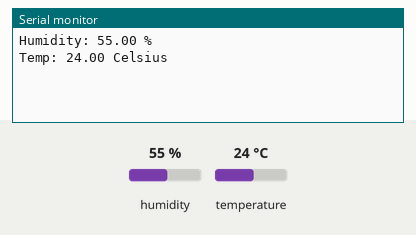
The sketch below on a simulated Arduino Uno, built with avr-gcc and run on an emulated ATmega328P. On the bench: the last lines printed to the serial monitor. The test bench sets the inputs (shaded band); at power-on: humidity 55 %, temperature 24 °C. No MQTT or app messages arrive unless stated.

Above: at 18.0 s.
18.1 s: humidity set to 22 %
At 21.3 s:
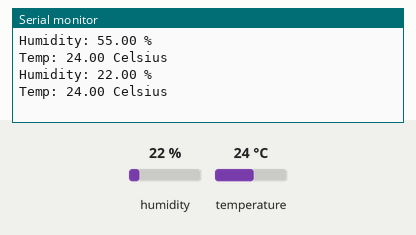
33.1 s: temperature set to 12 °C
At 40.6 s:
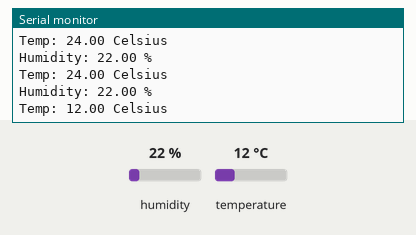
48.1 s: humidity set to 40 %
At 50.9 s:
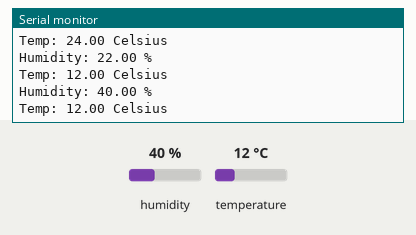
Timing chart, 0 to 52.4 s (numbered marks = the images above; inputs shaded):
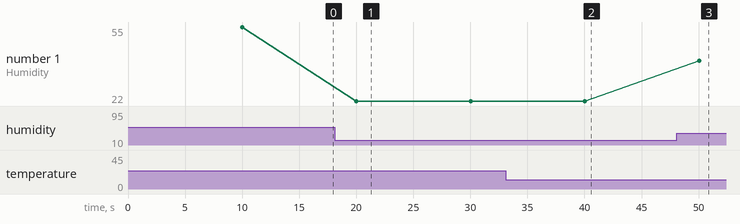

Measured:
- after the input at 18.1 s, the serial monitor: prints a new line after 1.9 s (image 1)
- after the input at 33.1 s, the serial monitor: prints a new line after 6.9 s (image 2)
- after the input at 48.1 s, the serial monitor: prints a new line after 1.9 s (image 3)
- plotted number 1: 55 → 22 after the input at 18.1 s, 22 → 40 after the input at 48.1 s

The sketch:

ESP01_MQTT_DHT22.ino
```cpp
/*
  SimpleMQTTClient.ino
  The purpose of this exemple is to illustrate a simple handling of MQTT and Wifi connection.
  Once it connects successfully to a Wifi network and a MQTT broker, it subscribe to a topic and send a message to it.
  It will also send a message delayed 5 seconds later.

  Esp_MQTT_Client_DHT22.ino
  (simpleMQTTClient.ino에서 코드를 승계하였음)
  이 코드의 목적은 DHT22에서 온도를 읽고
  그 온도 값을 MQTT서버에 올리는 일이다.
*/
/*
  아래에서 MQTT Topic의 구조를 유지한다.
  Sensor/Topos1/Topos2/Name/Stat
  Actuator/Topos1/Topos2/Name/Act
 */

/*
  #define구문을 정의한다.
  동마다 위치마다 MQTT의 publish가 다르기 때문에 여기에 한번에 걸쳐서 MQTT의 구조를 유지한다.
  장점으로는 파일을 여러개 만들지 않아도 된다.
  단점으로는 컴파일할 때 define의 정의를 명백히 고쳐서 컴파일 해야한다.
  define의 정의를 고쳐서 컴파일하는 일을 컴파일 인자를 고쳐 컴파일한다고 하겠다.
  #define구문의 정의는 Esp01_DHT22_MQTT_01 ~ xx (100개)로 하고 각 define의 인자를 정의하는 것으로 한다.
*/
#define Esp01_DHT22_MQTT_02

#ifdef Esp01_DHT22_MQTT_01
#define CLIENT_NAME "Green_House_Temp_RH_Monitor_01"
#define MQTT_PUB_TEMP "Sensor/GH1/Center/Temp" // GH1 = Green House (온실) 1동
#define MQTT_PUB_HUM "Sensor/GH1/Center/Hum"
#define SENSOR_STATUS "Sensor/GH1/Center/Stat"
#define TEMP_CAL 0
#define HUM_CAL 0
#endif

#ifdef Esp01_DHT22_MQTT_02
#define CLIENT_NAME "Green_House_Temp_RH_Monitor_02"
#define MQTT_PUB_TEMP "Sensor/GH2/Center/Temp"
#define MQTT_PUB_HUM "Sensor/GH2/Center/Hum"
#define SENSOR_STATUS "Sensor/GH2/Center/Stat"
#define TEMP_CAL 0
#define HUM_CAL 0
#endif

#ifdef Esp01_DHT22_MQTT_03
#define CLIENT_NAME "Green_House_Temp_RH_Monitor_03"
#define MQTT_PUB_TEMP "Sensor/GH3/Center/Temp"
#define MQTT_PUB_HUM "Sensor/GH3/Center/Hum"
#define SENSOR_STATUS "Sensor/GH3/Center/Stat"
#define TEMP_CAL 0
#define HUM_CAL 0
#endif

#ifdef Esp01_DHT22_MQTT_04
#define CLIENT_NAME "Green_House_Temp_RH_Monitor_04"
#define MQTT_PUB_TEMP "Sensor/GH4/Center/Temp"
#define MQTT_PUB_HUM "Sensor/GH4/Center/Hum"
#define SENSOR_STATUS "Sensor/GH4/Center/Stat"
#define TEMP_CAL 0
#define HUM_CAL 0
#endif

#ifdef Esp01_DHT22_MQTT_05
#define CLIENT_NAME "NR_House_Temp_RH_Monitor_01"
#define MQTT_PUB_TEMP "Sensor/NR1/Center/Temp" // NR1 = Nursery Green House (육묘장) 1동
#define MQTT_PUB_HUM "Sensor/NR1/Center/Hum"
#define SENSOR_STATUS "Sensor/NR1/Center/Stat"
#define TEMP_CAL 0
#define HUM_CAL 0
#endif

#include <EspMQTTClient.h>
#include <DHT.h>

/* ESP-01의 모든 핀을 사용하여야 한다. -> 정책취소
  DHTPin  GPIO2
  // Relay1  GPIO0
  // Relay2  GPIO1
*/
/*위의 정책을 포기하고 DHTPin=GPIO2만 쓰는 것으로 회귀한다.
그 이유로는 전원회로가 복잡하고 오로지 DHT22만으로도 충분하기 때문이다.
*/
// RelayPin 정의 -> 사용하지 않음
// #define RELAY1  0
// #define RELAY2  1 //LED & TX와 같은 핀

#define DHTPIN 2
#define DHTTYPE DHT22 // DHT 22  (AM2302), AM2321
// Connect pin 1 (on the left) of the sensor to +5V
// NOTE: If using a board with 3.3V logic like an Arduino Due connect pin 1
// to 3.3V instead of 5V!
// Connect pin 2 of the sensor to whatever your DHTPIN is
// Connect pin 3 (on the right) of the sensor to GROUND (if your sensor has 3 pins)
// Connect pin 4 (on the right) of the sensor to GROUND and leave the pin 3 EMPTY (if your sensor has 4 pins)
// Connect a 10K resistor from pin 2 (data) to pin 1 (power) of the sensor (PULL-UP Resistor)
#define REFRESH_TIME 10 // sec REFRESH_TIME 마다 온도/습도를 읽어서 MQTT에 올리기 위한 인터벌 시간

// wifi연결 환경이 달라짐에 따른 compile변수의 교정
#define TEST // 작업실 환경에서 TEST를 염두에 두고 농장 환경에서는 #ifndef TEST를 사용한다.

#ifdef TEST
EspMQTTClient client(
    "FarmMain5G",
    "wweerrtt",
    "192.168.0.24", // MQTT Broker server ip
    "farmmain",     // Can be omitted if not needed
    "eerrtt",       // Can be omitted if not needed
    CLIENT_NAME,    // Client name that uniquely identify your device
    1883            // The MQTT port, default to 1883. this line can be omitted
);
#elif
EspMQTTClient client(
    "FarmMain5G",
    "wweerrtt",
    "192.168.0.33", // MQTT Broker server ip
    "farmmain",     // Can be omitted if not needed
    "eerrtt",       // Can be omitted if not needed
    CLIENT_NAME,    // Client name that uniquely identify your device
    1883            // The MQTT port, default to 1883. this line can be omitted
);
#endif

// DHT 정의
DHT dht(DHTPIN, DHTTYPE); // Pin GPIO_2, Type DHT22

// Variables
int chk;
float hum;  // Stores humidity value
float temp; // Stores temperature value
volatile boolean state = true;

// loop()에서 시간 간격당 실행시키기 위한 변수선언
unsigned long last_refreshed_time;

void setup()
{
    /* 이 프로젝트는 릴레이를 쓰지 않겠다.
    pinMode(RELAY1, OUTPUT);
    pinMode(RELAY2, OUTPUT);
    */

    dht.begin();
    Serial.begin(115200);

    // Optional functionalities of EspMQTTClient
    // Enable debugging messages sent to serial output
    client.enableDebuggingMessages();

    // Enable the web updater. User and password default to values of MQTTUsername and MQTTPassword.
    // These can be overridded with enableHTTPWebUpdater("user", "password").
    client.enableHTTPWebUpdater();

    // Enable OTA (Over The Air) updates.
    // Password defaults to MQTTPassword. Port is the default OTA port.
    // Can be overridden with enableOTA("password", port).
    client.enableOTA();

    // You can activate the retain flag by setting the third parameter to true
    client.enableLastWillMessage(SENSOR_STATUS, "Fail", true);

    // DHT센서를 refresh_time마다 읽기 위한 초기화 작업
    last_refreshed_time = millis();
}

// This function is called once everything is connected (Wifi and MQTT)
// WARNING : YOU MUST IMPLEMENT IT IF YOU USE EspMQTTClient
void onConnectionEstablished()
{
    client.publish(SENSOR_STATUS, (String) "On Line", true);
    // You can activate the retain flag by setting the third parameter to true
    // 아래 코드는 그 이전 프로젝트에서 받은 코드이다.
    // Relay 작동을 하지 않는 프로그램이어서, MQTT-> Actuator 서브스크라이브를 하지 않게 되었다.
    // 그래서 남은 코드의 흔적을 아래에 둔다.
    /*
    client.subscribe("Actuator/HM/Center/Heater",[](const String & payload){
      if(payload == "1"){
        digitalWrite(RELAY1, HIGH);
      } else {
        digitalWrite(RELAY1, LOW);
      }
    });
    client.subscribe("Actuator/HM/Center/Fuel",[](const String & payload){
      if(payload == "1"){
        digitalWrite(RELAY2, HIGH);
      } else {
        digitalWrite(RELAY2, LOW);
      }
    });
    */
    /*
      // Execute delayed instructions
      // 아래 코드는 예제에서 소개된 코드로 지정된 시간뒤에 어떤 동작을 하는 코드이다.
      client.executeDelayed(5 * 1000, []() {
        client.publish("mytopic/wildcardtest/test123", "This is a message sent 5 seconds later");
      });
    */
}

void loop()
{
    client.loop();
    if ((millis() - last_refreshed_time) > REFRESH_TIME * 1000)
    {
        // Read data and store it to variables hum and temp
        hum = dht.readHumidity() + HUM_CAL;
        temp = dht.readTemperature() + TEMP_CAL;

        // Print temp and humidity values to serial monitor
        Serial.print("Humidity: ");
        Serial.print(hum);
        Serial.println(" %");
        client.publish(MQTT_PUB_HUM, (String)hum, true);

        Serial.print("Temp: ");
        Serial.print(temp);
        Serial.println(" Celsius");
        client.publish(MQTT_PUB_TEMP, (String)temp, true);

        last_refreshed_time = millis();
    }
}
```
